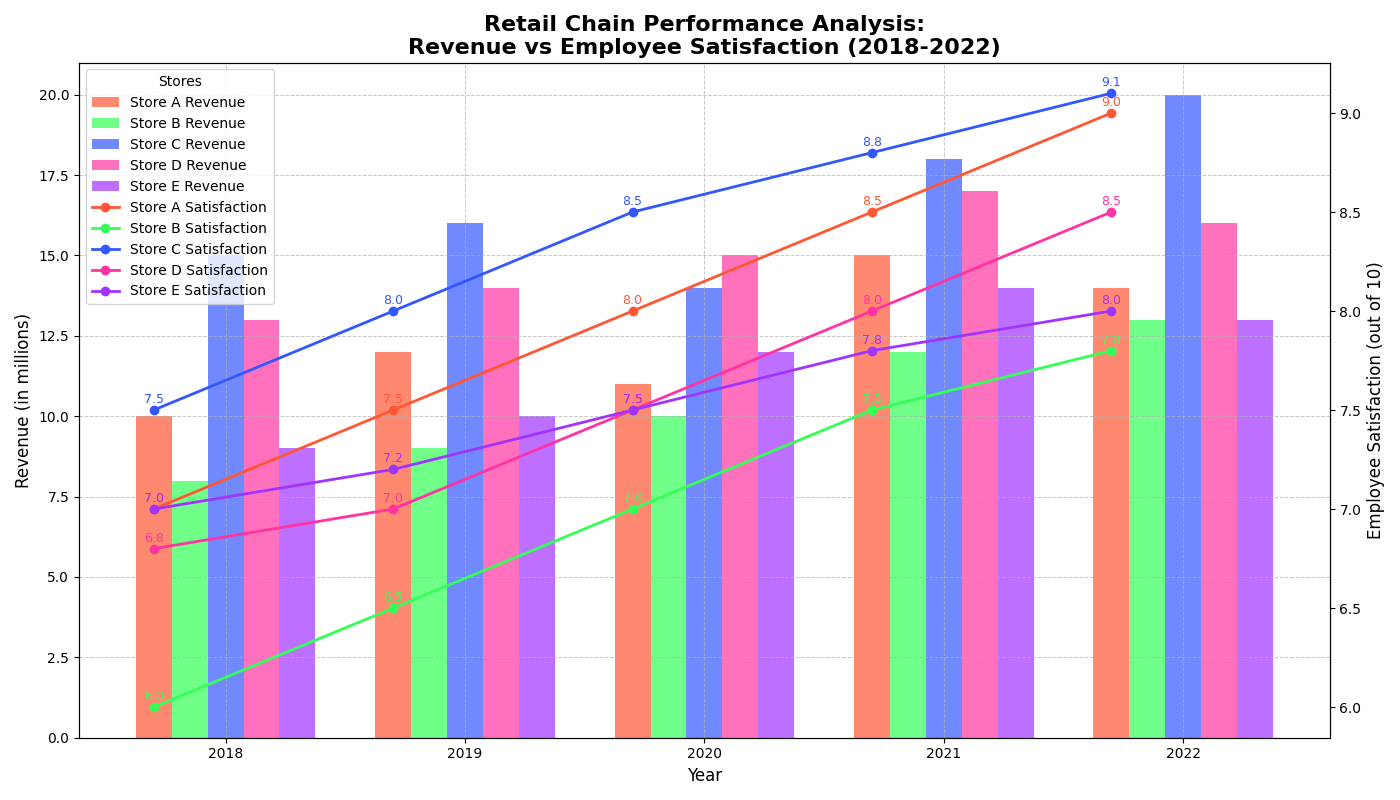

Here is the Python script that generated this plot:
import matplotlib.pyplot as plt
import numpy as np

# Backstory: We are tracking the annual change in total revenue and employee satisfaction scores across different stores of a retail chain over a five-year period.
# Title: "Retail Chain Performance Analysis: Revenue vs Employee Satisfaction (2018-2022)"

# Data: Revenue in millions and Employee Satisfaction Scores (out of 10)
years = np.array([2018, 2019, 2020, 2021, 2022])
stores = ["Store A", "Store B", "Store C", "Store D", "Store E"]

# Revenue data (in millions)
revenue = np.array([
    [10, 12, 11, 15, 14],  # Store A
    [8, 9, 10, 12, 13],    # Store B
    [15, 16, 14, 18, 20],  # Store C
    [13, 14, 15, 17, 16],  # Store D
    [9, 10, 12, 14, 13],   # Store E
])

# Employee satisfaction scores (out of 10)
satisfaction_scores = np.array([
    [7, 7.5, 8, 8.5, 9],   # Store A
    [6, 6.5, 7, 7.5, 7.8], # Store B
    [7.5, 8, 8.5, 8.8, 9.1], # Store C
    [6.8, 7, 7.5, 8, 8.5], # Store D
    [7, 7.2, 7.5, 7.8, 8], # Store E
])

# Setup the figure and axis for the combined chart
fig, ax1 = plt.subplots(figsize=(14, 8))

# Define color palette for the bars
colors = ['#FF5733', '#33FF57', '#3357FF', '#FF33A1', '#A133FF']

# Plotting revenue data as bars in the chart
bar_width = 0.15
for idx, store in enumerate(stores):
    ax1.bar(years + idx*bar_width, revenue[idx], width=bar_width, color=colors[idx], alpha=0.7, label=f'{store} Revenue')

# Adding the title and labels
ax1.set_title('Retail Chain Performance Analysis:\nRevenue vs Employee Satisfaction (2018-2022)', fontsize=16, fontweight='bold')
ax1.set_xlabel('Year', fontsize=12)
ax1.set_ylabel('Revenue (in millions)', fontsize=12)
ax1.set_xticks(years + bar_width*(len(stores)-1)/2)
ax1.set_xticklabels(years)

# Adding a second y-axis for employee satisfaction scores
ax2 = ax1.twinx()
ax2.set_ylabel('Employee Satisfaction (out of 10)', fontsize=12)

# Plotting satisfaction scores as lines
for idx, store in enumerate(stores):
    ax2.plot(years, satisfaction_scores[idx], marker='o', linestyle='-', linewidth=2, color=colors[idx], label=f"{store} Satisfaction")
    for x, y in zip(years, satisfaction_scores[idx]):
        ax2.annotate(f'{y}', xy=(x, y), xytext=(0, 5), textcoords='offset points', fontsize=9, color=colors[idx], ha='center')

# Combine legends for both bar and line plots
bars, bar_labels = ax1.get_legend_handles_labels()
lines, line_labels = ax2.get_legend_handles_labels()
ax1.legend(bars + lines, bar_labels + line_labels, title='Stores', loc='upper left', fontsize=10, frameon=True)

# Adding a grid for better readability
ax1.grid(True, linestyle='--', linewidth=0.7, alpha=0.7)

# Optimize layout to ensure nothing is clipped
plt.tight_layout()

# Display the plot
plt.show()
